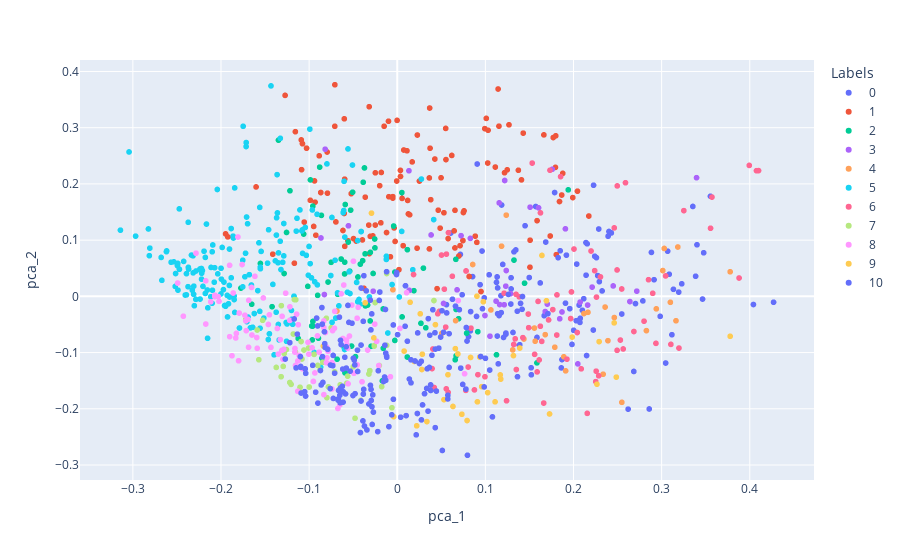

The code cell stored with this chart in its notebook:
### Markdown cell above
Finally, let's plot the clusters!

### Code cell
fig_clusters_before = px.scatter(asthma_before_covid, 
                 x="pca_1", 
                 y="pca_2", 
                 color="Labels",
                 hover_data=['title'])

fig_clusters_before.show()
